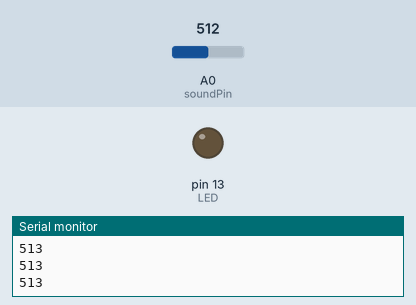
Simulated run of this sketch. Board: Arduino Uno, built with avr-gcc and run on an emulated ATmega328P. On the bench: output pins drawn as LEDs (lit = HIGH), the last lines printed to the serial monitor. The test bench sets the inputs (shaded band); at power-on: A0 (soundPin) = 512.

Above: at 1.2 s.
1.3 s: A0 (soundPin) set to 982
2.8 s: A0 (soundPin) set to 1008
At 3.9 s:
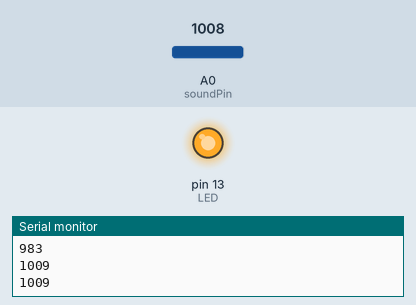
4.5 s: A0 (soundPin) set to 990
At 5.0 s:
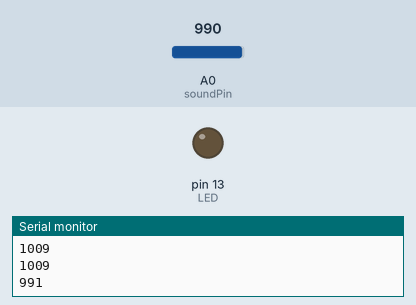
6.1 s: A0 (soundPin) set to 1010
At 7.4 s:
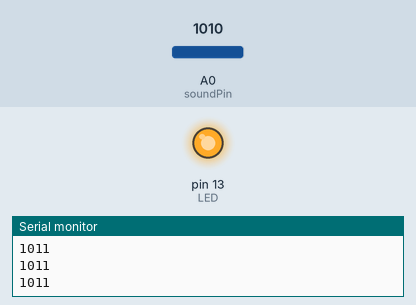
Timing chart, 0 to 8.6 s (numbered marks = the images above; inputs shaded):
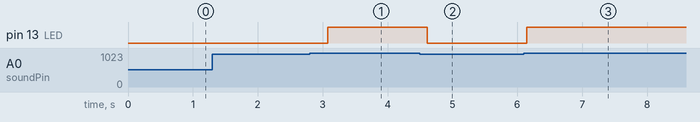

The sketch:

sketch_v_leds.ino
```cpp
int soundPin = A0;
int LED = 13;

void setup()
{
  Serial.begin(9600);
  pinMode(LED, OUTPUT);
}

void loop()
{
    long sum = 100;
    for(int i=0; i<100; i++)
    {
       sum += analogRead(soundPin);
    }

    sum = sum/100;

    if(sum > 1000){
      digitalWrite(LED, HIGH);
    }else{
      digitalWrite(LED, LOW);
    }

    Serial.println(sum);
    delay(500);
}
```

Measured:
- the behaviour switches between 999 and 1000 on A0 (soundPin) (found by bisection; images 0 and 1)
- after the input at 2.8 s, pin 13 (LED): LOW → HIGH after 0.28 s
- after the input at 4.5 s, pin 13 (LED): HIGH → LOW after 0.11 s
- after the input at 6.1 s, pin 13 (LED): LOW → HIGH at once
